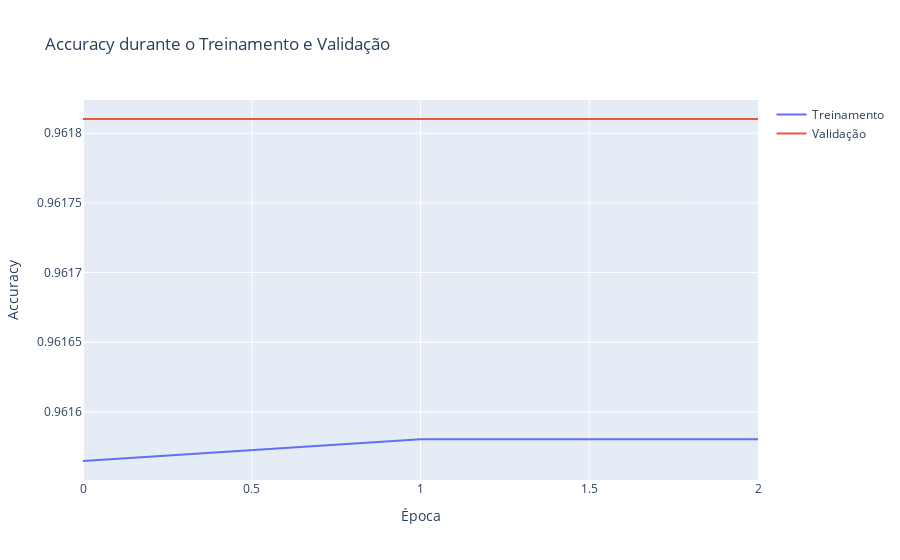
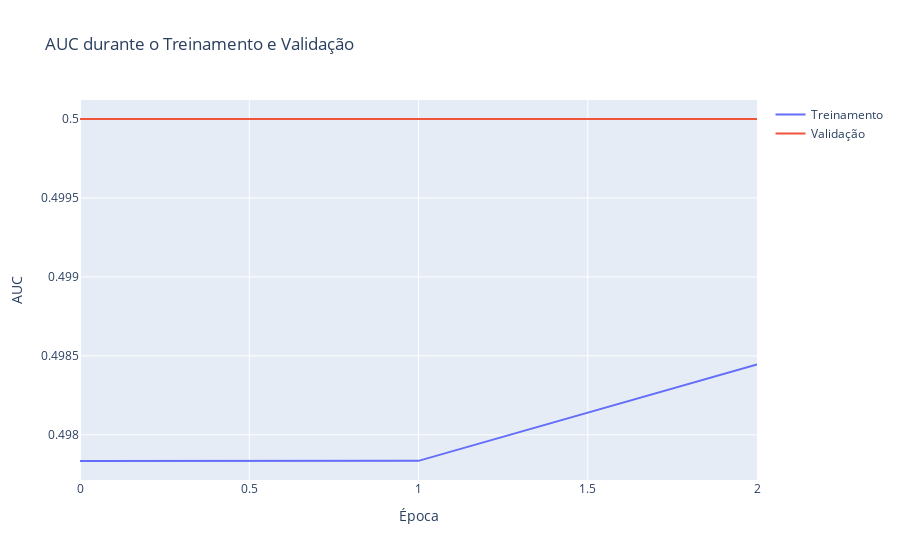
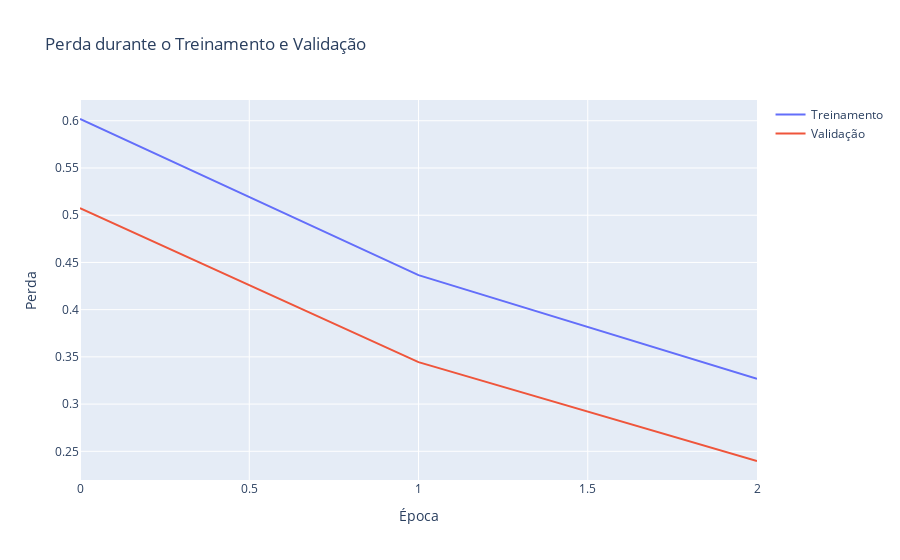

The cell these charts' notebook holds for them, in order:
### Code cell
def main(file_path, target_column, layers, dropouts, activation, learning_rate, epochs, use_sweetviz):
    # Sweetviz analysis (opcional)
    if use_sweetviz:
        data_analyzer = DataAnalyzer(file_path, target_column)
        data_analyzer.data_visualizer()
    
    # Load data
    data_loader = DataLoader(file_path)
    df = data_loader.load_data()

    # Preprocess data
    preprocessor = DataPreprocessor(df)
    df = preprocessor.nan_values()
    X, y = preprocessor.split_data(target_column)
    num_cols, cat_cols, text_cols = preprocessor.cols_type(X)
    preprocessor_instance = preprocessor.preprocessor(num_cols, cat_cols, text_cols)

    # Train model
    model_trainer = ModelTrainer(preprocessor_instance)
    X_train, X_test, y_train, y_test = model_trainer.split_train_test(X, y)
    X_train, X_test = model_trainer.preprocess_data(X_train, X_test)
    model = model_trainer.create_model(X_train.shape[1], layers, activation, dropouts, learning_rate)
    history = model_trainer.train_model(model, X_train, y_train, epochs)
    y_pred, y_pred_prob = model_trainer.predict(model, X_test)

    # Evaluate model
    model_evaluator = ModelEvaluator()
    accuracy, classification_report_str, confusion_matrix_values, roc_auc = model_evaluator.evaluate_model(y_test, y_pred, y_pred_prob)
    model_evaluator.print_results(accuracy, roc_auc, classification_report_str, confusion_matrix_values)
    model_evaluator.plot_metrics(history)

if __name__ == '__main__':
    # Main parameters
    file_path = './data/itens_desertos_etapa3_consolidada_202407040633.csv'
    target_column = 'in_deserto'
    layers = [16, 4]  # Neurons for each layer
    dropouts = [0.5, 0.5]  # Dropout for each layer
    activation = 'relu'
    learning_rate = 0.00001
    epochs = 3
    use_sweetviz = False
    main(file_path, target_column, layers, dropouts, activation, learning_rate, epochs, use_sweetviz)

### Figure 1 — Plotly figure (JSON) as saved in the notebook; plotly's stock layout.template omitted (floating-point values rounded to 4 significant figures)
{"data": [{"mode": "lines", "name": "Treinamento", "type": "scatter", "x": [0, 1, 2], "y": [0.9616, 0.9616, 0.9616]}, {"mode": "lines", "name": "Validação", "type": "scatter", "x": [0, 1, 2], "y": [0.9618, 0.9618, 0.9618]}], "layout": {"title": {"text": "Accuracy durante o Treinamento e Validação"}, "xaxis": {"title": {"text": "Época"}}, "yaxis": {"title": {"text": "Accuracy"}}}}

### Figure 2 — Plotly figure (JSON) as saved in the notebook; plotly's stock layout.template omitted (floating-point values rounded to 4 significant figures)
{"data": [{"mode": "lines", "name": "Treinamento", "type": "scatter", "x": [0, 1, 2], "y": [0.4978, 0.4978, 0.4984]}, {"mode": "lines", "name": "Validação", "type": "scatter", "x": [0, 1, 2], "y": [0.5, 0.5, 0.5]}], "layout": {"title": {"text": "AUC durante o Treinamento e Validação"}, "xaxis": {"title": {"text": "Época"}}, "yaxis": {"title": {"text": "AUC"}}}}

### Figure 3 — Plotly figure (JSON) as saved in the notebook; plotly's stock layout.template omitted (floating-point values rounded to 4 significant figures)
{"data": [{"mode": "lines", "name": "Treinamento", "type": "scatter", "x": [0, 1, 2], "y": [0.6019, 0.4366, 0.3269]}, {"mode": "lines", "name": "Validação", "type": "scatter", "x": [0, 1, 2], "y": [0.5076, 0.3444, 0.2397]}], "layout": {"title": {"text": "Perda durante o Treinamento e Validação"}, "xaxis": {"title": {"text": "Época"}}, "yaxis": {"title": {"text": "Perda"}}}}
